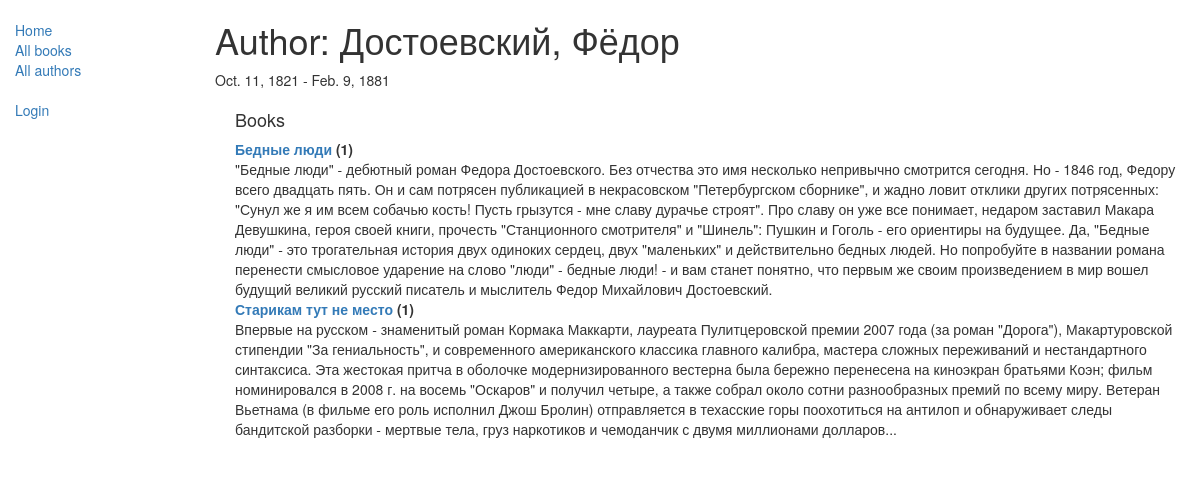
/catalog/author/2, run on the app's committed database.
### catalog/models.py (models this page shows, shortened)
class Author(models.Model):
    first_name = models.CharField(max_length=100)
    last_name = models.CharField(max_length=100)
    date_of_birth = models.DateField(null=True, blank=True)
    date_of_death = models.DateField('died', null=True, blank=True)
    class Meta:
        ordering = ['last_name', 'first_name']
    def __str__(self):
        return '{0}, {1}'.format(self.last_name, self.first_name)

class Book(models.Model):
    title = models.CharField(max_length=200)
    author = models.ForeignKey('Author', on_delete=models.SET_NULL, null=True)
    summary = models.TextField(max_length=1000, help_text="Enter a brief description of the book")
    isbn = models.CharField('ISBN', max_length=13,
                            unique=True,
                            help_text='13 Character <a href="https://www.isbn-international.org/content/what-isbn'
                                      '">ISBN number</a>')
    genre = models.ManyToManyField(Genre, help_text="Select a genre for this book")
    language = models.ForeignKey('Language', on_delete=models.SET_NULL, null=True)
    class Meta:
        ordering = ['title', 'author']
    def display_genre(self):
        return ', '.join([genre.name for genre in self.genre.all()[:3]])
    display_genre.short_description = 'Genre'
    def __str__(self):
        return self.title

### catalog/views.py (the view)
# urls.py: re_path(r'^author/(?P<pk>\d+)$', views.AuthorDetailView.as_view(), name='author-detail'),
class AuthorDetailView(generic.DetailView):
    model = Author

### catalog/templates/catalog/author_detail.html
{% extends "base_generic.html" %}
{% block content %}
<h1>Author: {{ author }} </h1>
<p>{{author.date_of_birth}} - {% if author.date_of_death %}{{author.date_of_death}}{% endif %}</p>
<div style="margin-left:20px;margin-top:20px">
<h4>Books</h4>
<dl>
{% for book in author.book_set.all %}
  <dt><a href="{% url 'book-detail' book.pk %}">{{book}}</a> ({{book.bookinstance_set.all.count}})</dt>
  <dd>{{book.summary}}</dd>
{% endfor %}
</dl>
</div>
{% endblock %}

### data on the page
Author: last_name+first_name "Достоевский, Фёдор", date_of_birth "Oct. 11, 1821", date_of_death "Feb. 9, 1881"
Book: title "Бедные люди", bookinstance_set.all.count "1", summary "\"Бедные люди\" - дебютный роман Федора Достоевского. Без отчества это имя несколько непривычно смотрится сегодня. Но - 1846 год, Федору всего двадцать пять. Он и сам потрясен публикацией в некрасовском \"Петербургском сборнике\", и жадно ловит отклики других потрясенных: \"Сунул же я им всем собачью кость! Пусть грызутся - мне славу дурачье строят\". Про славу он уже все понимает, недаром заставил Макара Девушкина, героя своей книги, прочесть \"Станционного смотрителя\" и \"Шинель\": Пушкин и Гоголь - его ориентиры на будущее. Да, \"Бедные люди\" - это трогательная история двух одиноких сердец, двух \"маленьких\" и действительно бедных людей. Но попробуйте в названии романа перенести смысловое ударение…"
Book: title "Старикам тут не место", bookinstance_set.all.count "1", summary "Впервые на русском - знаменитый роман Кормака Маккарти, лауреата Пулитцеровской премии 2007 года (за роман \"Дорога\"), Макартуровской стипендии \"За гениальность\", и современного американского классика главного калибра, мастера сложных переживаний и нестандартного синтаксиса. Эта жестокая притча в оболочке модернизированного вестерна была бережно перенесена на киноэкран братьями Коэн; фильм номинировался в 2008 г. на восемь \"Оскаров\" и получил четыре, а также собрал около сотни разнообразных премий по всему миру. Ветеран Вьетнама (в фильме его роль исполнил Джош Бролин) отправляется в техасские горы поохотиться на антилоп и обнаруживает следы бандитской разборки - мертвые тела, груз…"
